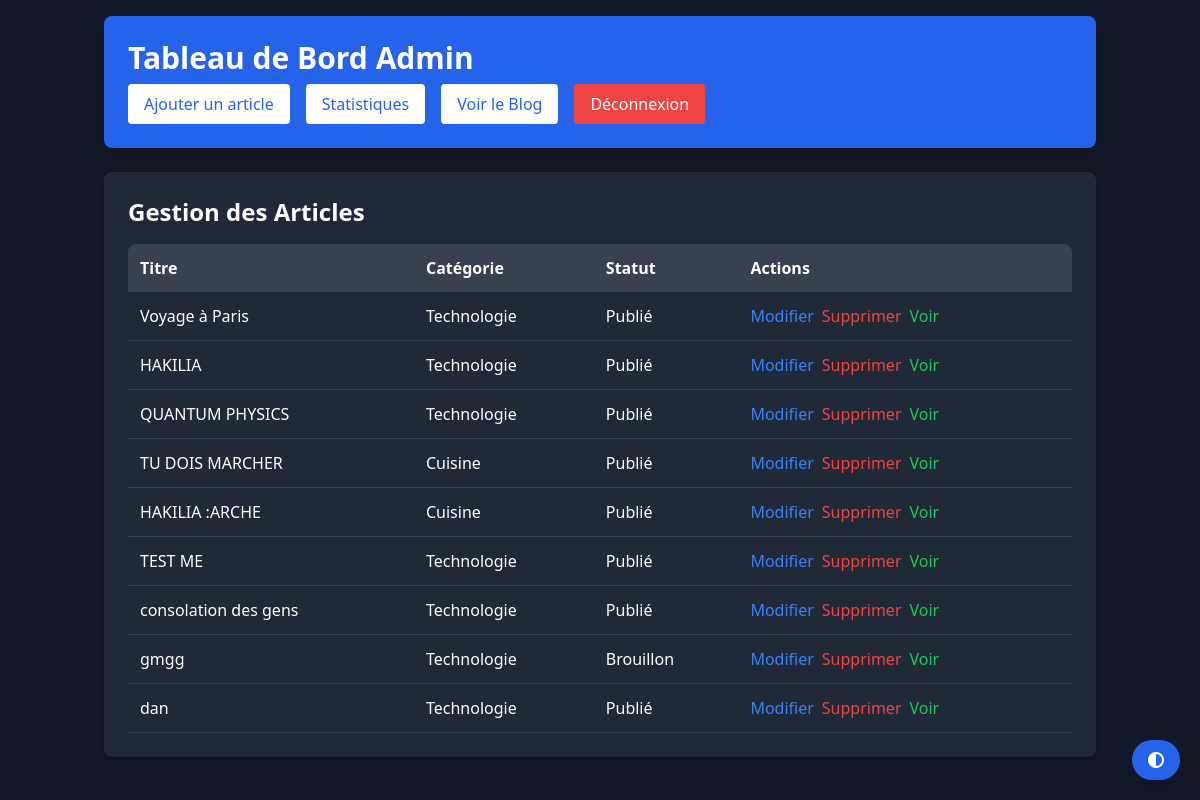
The page /dashboard (signed in) on the database its author committed.
### models.py (models this page shows)
class BlogPost(db.Model):
    id = db.Column(db.Integer, primary_key=True, autoincrement=True)
    title = db.Column(db.String(100), nullable=False)
    content = db.Column(db.Text, nullable=False)
    media_path = db.Column(db.String(200), nullable=True)
    published = db.Column(db.Boolean, default=False)
    created_at = db.Column(db.DateTime, default=datetime.utcnow)
    views = db.Column(db.Integer, default=0)
    likes = db.Column(db.Integer, default=0)
    category_id = db.Column(db.Integer, db.ForeignKey('category.id'), nullable=False)
    author_id = db.Column(db.Integer, db.ForeignKey('user.id'), nullable=False)
    comments = db.relationship('Comment', backref='post', cascade='all, delete-orphan', lazy=True)

class Category(db.Model):
    id = db.Column(db.Integer, primary_key=True, autoincrement=True)
    name = db.Column(db.String(50), unique=True, nullable=False)
    posts = db.relationship('BlogPost', backref='category', lazy=True)

### app.py (the view)
@app.route('/dashboard')
@login_required
def dashboard():
    posts = BlogPost.query.all()
    return render_template('dashboard.html', posts=posts)

### app.py (called while the page is built)
@login_manager.user_loader
def load_user(user_id):
    return User.query.get(int(user_id))

### templates/dashboard.html (shortened to what this page needs)
{% extends "base.html" %}
{% block content %}
    <header class="bg-blue-600 text-white p-6 rounded-lg shadow-lg mb-6">
        <h1 class="text-3xl font-bold">Tableau de Bord Admin</h1>
        <div class="flex space-x-4 mt-2">
            <a href="{{ url_for('add_post') }}" class="bg-white text-blue-600 px-4 py-2 rounded hover:bg-gray-100">Ajouter un article</a>
            <a href="{{ url_for('stats') }}" class="bg-white text-blue-600 px-4 py-2 rounded hover:bg-gray-100">Statistiques</a>
            <a href="{{ url_for('Hakilia_blog') }}" class="bg-white text-blue-600 px-4 py-2 rounded hover:bg-gray-100">Voir le Blog</a>
            <a href="{{ url_for('logout') }}" class="bg-red-500 text-white px-4 py-2 rounded hover:bg-red-600">Déconnexion</a>
        </div>
    </header>
    <div class="bg-white dark:bg-gray-800 p-6 rounded-lg shadow-md">
        <h2 class="text-2xl font-semibold mb-4">Gestion des Articles</h2>
        <table class="w-full text-left">
            <thead>
                <tr class="bg-gray-200 dark:bg-gray-700">
                    <th class="p-3 rounded-tl-lg">Titre</th>
                    <th class="p-3">Catégorie</th>
                    <th class="p-3">Statut</th>
                    <th class="p-3 rounded-tr-lg">Actions</th>
                </tr>
            </thead>
            <tbody>
                {% for post in posts %}
                    <tr class="border-b dark:border-gray-700 hover:bg-gray-100 dark:hover:bg-gray-700">
                        <td class="p-3">{{ post.title }}</td>
                        <td class="p-3">{{ post.category.name }}</td>
                        <td class="p-3">{{ 'Publié' if post.published else 'Brouillon' }}</td>
                        <td class="p-3 flex space-x-2">
                            <a href="{{ url_for('edit_post', post_id=post.id) }}" class="text-blue-500 hover:underline">Modifier</a>
                            <a href="{{ url_for('delete_post', post_id=post.id) }}" class="text-red-500 hover:underline" onclick="return confirm('Êtes-vous sûr ?')">Supprimer</a>
                            <a href="{{ url_for('post_detail', post_id=post.id) }}" class="text-green-500 hover:underline">Voir</a>
                        </td>
                    </tr>
                {% endfor %}
            </tbody>
        </table>
    </div>
{% endblock %}

### templates/base.html (style rules this page uses)
h1 { font-size: 2rem; font-weight: bold; margin: 1em 0 0.5em; }
h2 { font-size: 1.5rem; font-weight: bold; margin: 1em 0 0.5em; }

### rows shown on the page
BlogPost: title "Voyage à Paris", category.name "Technologie", published "Publié"
BlogPost: title "HAKILIA", category.name "Technologie", published "Publié"
BlogPost: title "QUANTUM PHYSICS", category.name "Technologie", published "Publié"
BlogPost: title "TU DOIS MARCHER", category.name "Cuisine", published "Publié"
BlogPost: title "HAKILIA :ARCHE", category.name "Cuisine", published "Publié"
BlogPost: title "TEST ME", category.name "Technologie", published "Publié"
BlogPost: title "consolation des gens", category.name "Technologie", published "Publié"
BlogPost: title "gmgg", category.name "Technologie", published "Brouillon"
BlogPost: title "dan", category.name "Technologie", published "Publié"
